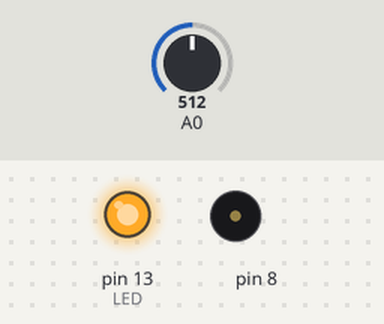
This sketch was run on a simulated Arduino Uno, built with avr-gcc and run on an emulated ATmega328P. On the bench: output pins drawn as LEDs (lit = HIGH), buzzer (waves = sounding). The test bench sets the inputs (shaded band); at power-on: A0 = 512.

Above: at 0.1 s.
At 5.1 s:
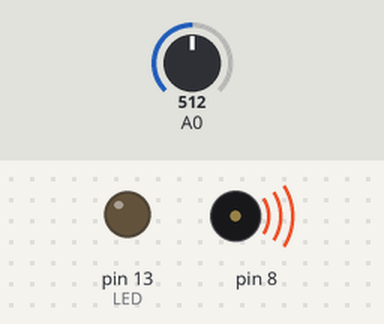
Timing chart, 0 to 6.6 s (numbered marks = the images above):
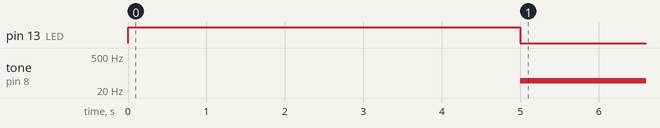

Measured:
- by itself, tone on pin 8: silent → 49 Hz at 5.0 s

The sketch:

project06.ino
```cpp
int sensorvalue;
int sensorlow = 1023;
int sensorhigh = 0;

const int LED = 13;

void setup() {
  pinMode(LED, OUTPUT);
  digitalWrite(LED, 1);

  while(millis() < 5000) {
    sensorvalue = analogRead(A0);
    if(sensorvalue > sensorhigh) {
      sensorhigh = sensorvalue;
    }
    if(sensorvalue < sensorlow) {
      sensorlow = sensorvalue;
    }
  }
  digitalWrite(LED, 0);
}

void loop () {
  sensorvalue = analogRead(A0);
  int pitch = map(sensorvalue, sensorlow, sensorhigh, 50, 4000);
  tone(8, pitch, 20);
  delay(10);
}
```
